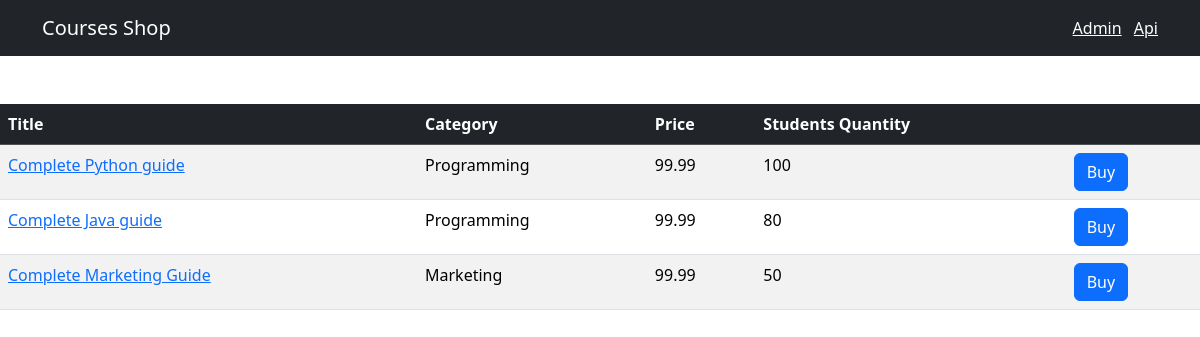
Before: / with the older database file.
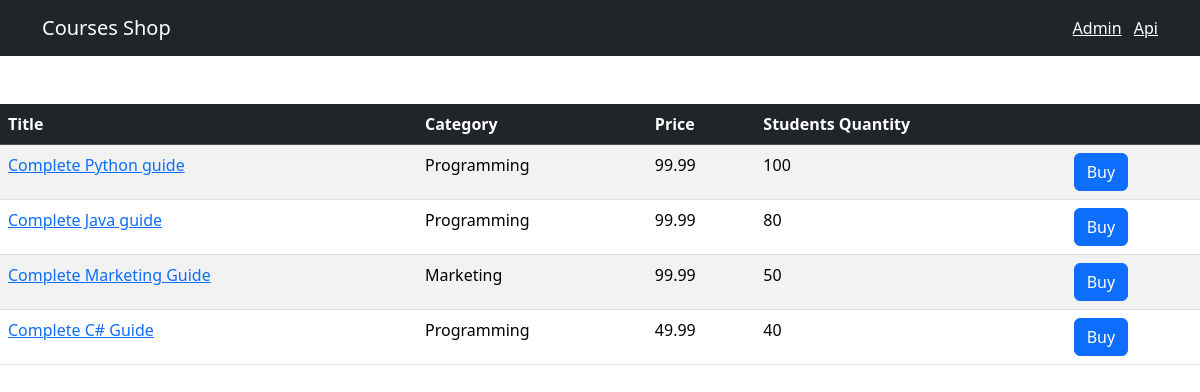
After: the same page with the newer database file.
### shop/models.py (models this page shows, shortened)
class Course(models.Model):
    title = models.CharField(max_length=300)
    price = models.FloatField()
    students_qty = models.IntegerField()
    reviews_qty = models.IntegerField()
    category = models.ForeignKey(Category, on_delete=models.CASCADE)
    created_at = models.DateTimeField(default=timezone.now)

class Category(models.Model):
    title = models.CharField(max_length=255)
    created_at = models.DateTimeField(default=timezone.now)
    def __str__(self):
        return self.title # Для удобного отображения в админке

### shop/views.py (the view)
# urls.py: path('', include(api.urls), name="index")
def index(request): # имя index - потому что эта функция отвечает за страницу "/" в приложении shop
    courses = Course.objects.all()
    return render(request, 'shop/courses.html', {'courses': courses})

### templates/shop/courses.html (shortened to what this page needs)
{% extends 'base.html' %}
{% block content %}
<table class="table mt-5 table-border table-striped table-hover">
  <thead class="table-dark">
    <tr>
      <th>Title</th>
      <th>Category</th>
      <th>Price</th>
      <th>Students Quantity</th>
      <th></th>
    </tr>
  </thead>
  <tbody>
    {% for course in courses %}
    <tr>
      <td><a href={% url "shop:single_course" course.id %}>{{course.title}}</a></td>
      <td>{{course.category}}</td>
      <td>{{course.price}}</td>
      <td>{{course.students_qty}}</td>
      <td><button class="btn btn-primary">Buy</button></td>
    </tr>
    {% endfor %}
  </tbody>
</table>
{% endblock %}

### templates/base.html (shortened to what this page needs)
<!DOCTYPE html>
<html lang="en">
<head>
    <link
    href="https://cdn.jsdelivr.net/npm/bootstrap@5.3.3/dist/css/bootstrap.min.css"
    rel="stylesheet"
  />
</head>
<body>
    <nav class="navbar navbar-dark bg-dark">
        <div class="container">
            <a href={% url "shop:index" %} class="navbar-brand">Courses Shop</a>
            <span class="navbar-text">
                <a href="/admin/" class="me-2">Admin</a>
                <a href="/api/v1/">Api</a>
            </span>
        </div>
    </nav>
    <main class"container">
        {% block content %}
        {% endblock %}
    </main>
</body>
</html>

Changed rows visible on the page:
added Course: title "Complete C# Guide", category "Programming", price "49.99", students_qty "40"
